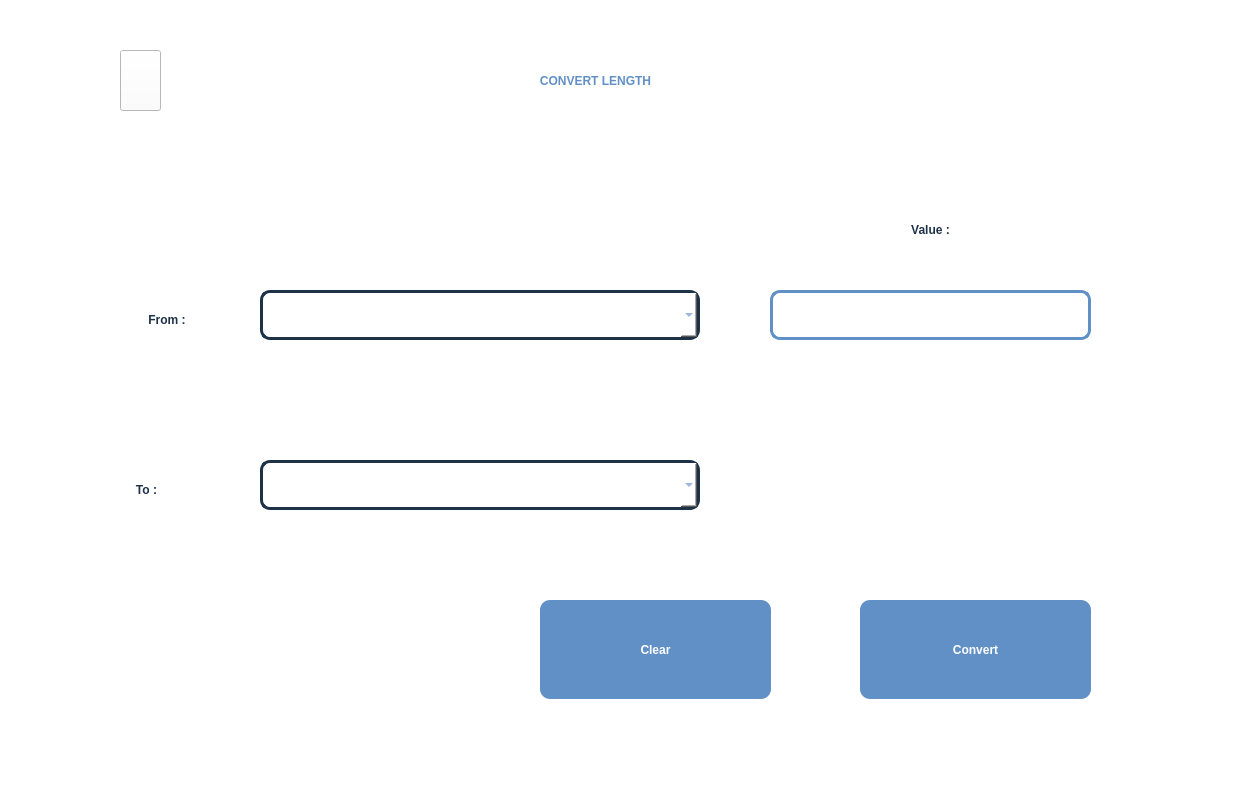
<?xml version="1.0" encoding="UTF-8"?>
<ui version="4.0">
 <class>length</class>
 <widget class="QDialog" name="length">
  <property name="geometry">
   <rect>
    <x>0</x>
    <y>0</y>
    <width>1250</width>
    <height>800</height>
   </rect>
  </property>
  <property name="windowTitle">
   <string>Dialog</string>
  </property>
  <property name="styleSheet">
   <string notr="true">color: rgba(222, 226, 58, 1);
background-color: rgb(255, 255, 255);</string>
  </property>
  <widget class="QPushButton" name="convert_button">
   <property name="geometry">
    <rect>
     <x>860</x>
     <y>600</y>
     <width>231</width>
     <height>99</height>
    </rect>
   </property>
   <property name="styleSheet">
    <string notr="true">font: 20pt &quot;Roboto&quot;;
color: rgb(255, 255, 255);
background-color: rgba(97, 144, 198, 1);
font-weight:bold;
border:none;
border-radius:10px;</string>
   </property>
   <property name="text">
    <string>Convert</string>
   </property>
  </widget>
  <widget class="QLabel" name="label_2">
   <property name="geometry">
    <rect>
     <x>120</x>
     <y>300</y>
     <width>94</width>
     <height>39</height>
    </rect>
   </property>
   <property name="styleSheet">
    <string notr="true">font: 20pt &quot;Roboto&quot;;
color: rgba(29, 49, 72, 1);
font-weight:bold;</string>
   </property>
   <property name="text">
    <string>From :</string>
   </property>
   <property name="alignment">
    <set>Qt::AlignCenter</set>
   </property>
  </widget>
  <widget class="QPushButton" name="mainwindow_button">
   <property name="geometry">
    <rect>
     <x>120</x>
     <y>50</y>
     <width>41</width>
     <height>61</height>
    </rect>
   </property>
   <property name="styleSheet">
    <string notr="true">border-image: url(:/resource/res/Group 29.png);</string>
   </property>
   <property name="text">
    <string/>
   </property>
  </widget>
  <widget class="QLabel" name="label_3">
   <property name="geometry">
    <rect>
     <x>120</x>
     <y>470</y>
     <width>53</width>
     <height>39</height>
    </rect>
   </property>
   <property name="styleSheet">
    <string notr="true">font: 20pt &quot;Roboto&quot;;
color: rgba(29, 49, 72, 1);
font-weight:bold;</string>
   </property>
   <property name="text">
    <string>To :</string>
   </property>
   <property name="alignment">
    <set>Qt::AlignCenter</set>
   </property>
  </widget>
  <widget class="QLabel" name="label">
   <property name="geometry">
    <rect>
     <x>360</x>
     <y>50</y>
     <width>471</width>
     <height>61</height>
    </rect>
   </property>
   <property name="styleSheet">
    <string notr="true">font: 30pt &quot;Roboto&quot;;
font-weight:bold;
color:rgba(97, 144, 198, 1);
</string>
   </property>
   <property name="text">
    <string>CONVERT LENGTH</string>
   </property>
   <property name="alignment">
    <set>Qt::AlignCenter</set>
   </property>
  </widget>
  <widget class="QLabel" name="answer_label">
   <property name="geometry">
    <rect>
     <x>770</x>
     <y>420</y>
     <width>321</width>
     <height>81</height>
    </rect>
   </property>
   <property name="styleSheet">
    <string notr="true">border:none;
color:rgba(97, 144, 198, 1);
font: 75 40pt &quot;Roboto&quot;;
font-weight:bold;</string>
   </property>
   <property name="text">
    <string/>
   </property>
   <property name="alignment">
    <set>Qt::AlignCenter</set>
   </property>
  </widget>
  <widget class="QComboBox" name="from_combobox">
   <property name="geometry">
    <rect>
     <x>260</x>
     <y>290</y>
     <width>440</width>
     <height>50</height>
    </rect>
   </property>
   <property name="styleSheet">
    <string notr="true">border:none;
font: 75 15pt &quot;Roboto&quot;;
color: rgba(97, 144, 198, 1);
border:3px solid rgba(29, 49, 72, 1);
border-radius:10px;
padding-left:20px;</string>
   </property>
  </widget>
  <widget class="QComboBox" name="to_combobox">
   <property name="geometry">
    <rect>
     <x>260</x>
     <y>460</y>
     <width>440</width>
     <height>50</height>
    </rect>
   </property>
   <property name="styleSheet">
    <string notr="true">border:none;
font: 75 15pt &quot;Roboto&quot;;
color: rgba(97, 144, 198, 1);
border:3px solid rgba(29, 49, 72, 1);
border-radius:10px;
padding-left:20px;</string>
   </property>
  </widget>
  <widget class="QLineEdit" name="from_value">
   <property name="geometry">
    <rect>
     <x>770</x>
     <y>290</y>
     <width>321</width>
     <height>50</height>
    </rect>
   </property>
   <property name="styleSheet">
    <string notr="true">font: 75 15pt &quot;Roboto&quot;;
color: rgba(29, 49, 72, 1);
border:none;
border: 3px solid rgba(97, 144, 198, 1);
border-radius:10px;</string>
   </property>
   <property name="alignment">
    <set>Qt::AlignCenter</set>
   </property>
  </widget>
  <widget class="QLabel" name="label_5">
   <property name="geometry">
    <rect>
     <x>880</x>
     <y>210</y>
     <width>101</width>
     <height>39</height>
    </rect>
   </property>
   <property name="styleSheet">
    <string notr="true">font: 20pt &quot;Roboto&quot;;
color: rgba(29, 49, 72, 1);
font-weight:bold;</string>
   </property>
   <property name="text">
    <string>Value :</string>
   </property>
   <property name="alignment">
    <set>Qt::AlignCenter</set>
   </property>
  </widget>
  <widget class="QPushButton" name="clear_button">
   <property name="geometry">
    <rect>
     <x>540</x>
     <y>600</y>
     <width>231</width>
     <height>99</height>
    </rect>
   </property>
   <property name="styleSheet">
    <string notr="true">font: 20pt &quot;Roboto&quot;;
color: rgb(255, 255, 255);
background-color: rgba(97, 144, 198, 1);
font-weight:bold;
border:none;
border-radius:10px;</string>
   </property>
   <property name="text">
    <string>Clear</string>
   </property>
  </widget>
  <widget class="QLabel" name="label_4">
   <property name="geometry">
    <rect>
     <x>-10</x>
     <y>390</y>
     <width>511</width>
     <height>461</height>
    </rect>
   </property>
   <property name="styleSheet">
    <string notr="true">image: url(:/resource/res/GettyImages-455313485-5899349a3df78caebc0c30da-removebg-preview_2-removebg-preview 1.png);</string>
   </property>
   <property name="text">
    <string/>
   </property>
  </widget>
  <widget class="QLabel" name="label_6">
   <property name="geometry">
    <rect>
     <x>810</x>
     <y>-120</y>
     <width>511</width>
     <height>461</height>
    </rect>
   </property>
   <property name="styleSheet">
    <string notr="true">image: url(:/resource/res/GettyImages-455313485-5899349a3df78caebc0c30da-removebg-preview_2-removebg-preview 1.png);</string>
   </property>
   <property name="text">
    <string/>
   </property>
  </widget>
  <zorder>label_6</zorder>
  <zorder>label_4</zorder>
  <zorder>convert_button</zorder>
  <zorder>label_2</zorder>
  <zorder>mainwindow_button</zorder>
  <zorder>label_3</zorder>
  <zorder>label</zorder>
  <zorder>answer_label</zorder>
  <zorder>from_combobox</zorder>
  <zorder>to_combobox</zorder>
  <zorder>from_value</zorder>
  <zorder>label_5</zorder>
  <zorder>clear_button</zorder>
 </widget>
 <resources/>
 <connections/>
</ui>
